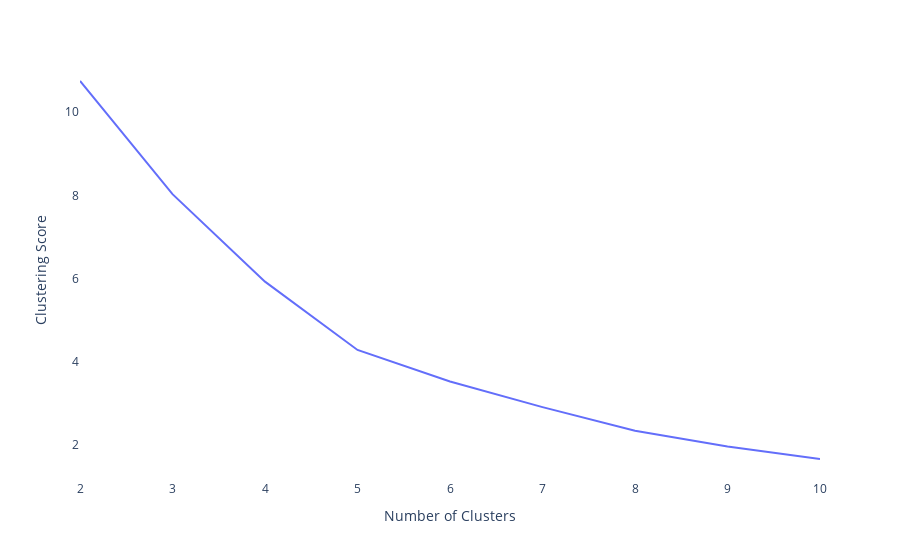

This figure's notebook cell:
### Code cell
fig = px.line(x= range(2,11), y=km_scores)
fig.update_layout({'plot_bgcolor': 'rgba(0, 0, 0, 0)',
                   'paper_bgcolor': 'rgba(0, 0, 0, 0)'
                  })
fig.update_xaxes(title = 'Number of Clusters')
fig.update_yaxes(title = 'Clustering Score')
fig.show()

### Figure 1 — Plotly figure (JSON) as saved in the notebook; plotly's stock layout.template omitted (floating-point values rounded to 4 significant figures)
{"data": [{"hovertemplate": "x=%{x}<br>y=%{y}<extra></extra>", "legendgroup": "", "line": {"color": "#636efa", "dash": "solid"}, "mode": "lines", "name": "", "orientation": "v", "showlegend": false, "type": "scatter", "x": [2, 3, 4, 5, 6, 7, 8, 9, 10], "xaxis": "x", "y": [10.75, 8.03, 5.927, 4.287, 3.528, 2.913, 2.344, 1.97, 1.667], "yaxis": "y"}], "layout": {"legend": {"tracegroupgap": 0}, "margin": {"t": 60}, "paper_bgcolor": "rgba(0, 0, 0, 0)", "plot_bgcolor": "rgba(0, 0, 0, 0)", "xaxis": {"anchor": "y", "domain": [0, 1], "title": {"text": "Number of Clusters"}}, "yaxis": {"anchor": "x", "domain": [0, 1], "title": {"text": "Clustering Score"}}}}
